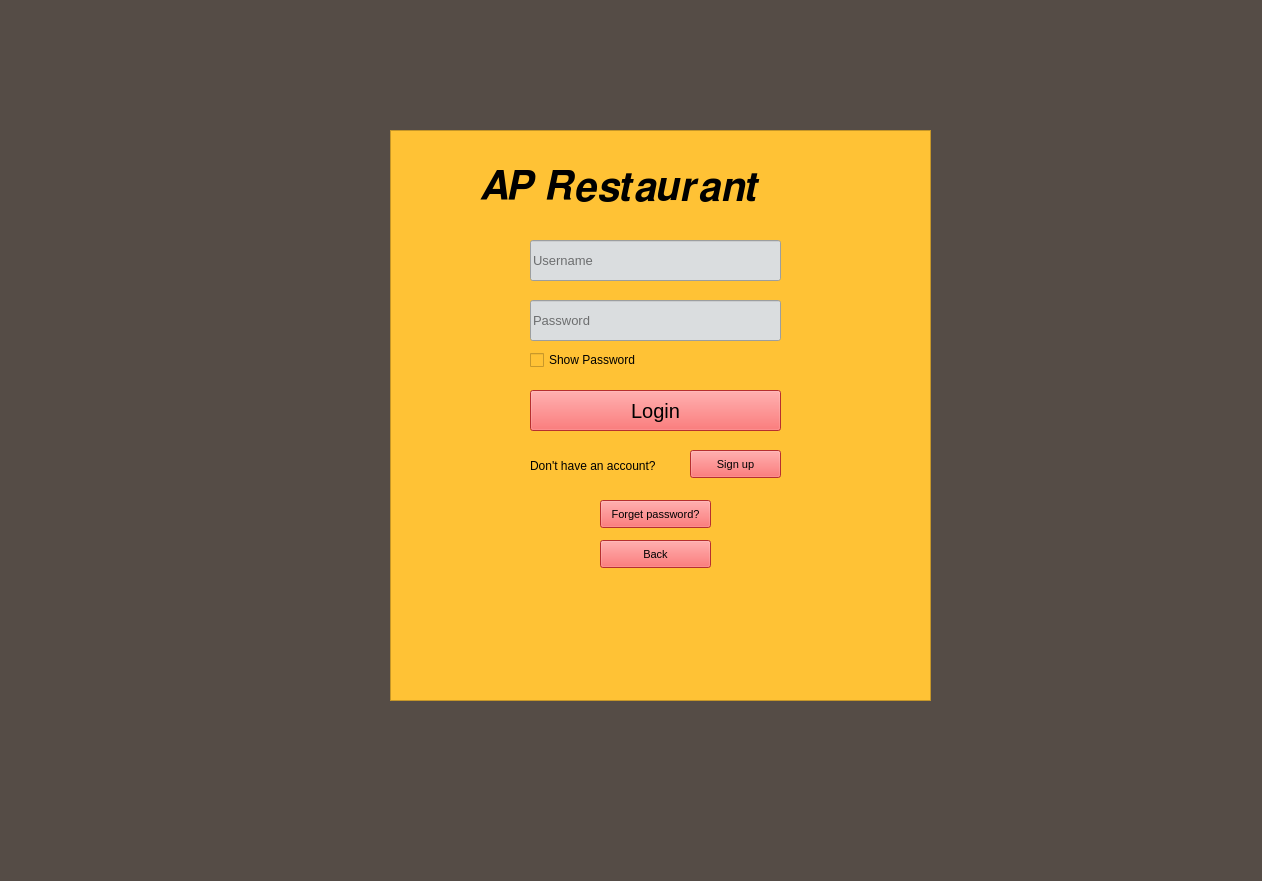
<?xml version="1.0" encoding="UTF-8"?>
<ui version="4.0">
 <class>MainWindow</class>
 <widget class="QMainWindow" name="MainWindow">
  <property name="geometry">
   <rect>
    <x>0</x>
    <y>0</y>
    <width>1262</width>
    <height>881</height>
   </rect>
  </property>
  <property name="windowTitle">
   <string>MainWindow</string>
  </property>
  <property name="styleSheet">
   <string notr="true">background-color: rgb(85, 76, 70)</string>
  </property>
  <widget class="QWidget" name="centralwidget">
   <widget class="QFrame" name="frame">
    <property name="geometry">
     <rect>
      <x>390</x>
      <y>130</y>
      <width>541</width>
      <height>571</height>
     </rect>
    </property>
    <property name="styleSheet">
     <string notr="true">background-color: rgb(255, 194, 53)</string>
    </property>
    <property name="frameShape">
     <enum>QFrame::StyledPanel</enum>
    </property>
    <property name="frameShadow">
     <enum>QFrame::Raised</enum>
    </property>
    <widget class="QLabel" name="label">
     <property name="geometry">
      <rect>
       <x>90</x>
       <y>20</y>
       <width>381</width>
       <height>71</height>
      </rect>
     </property>
     <property name="styleSheet">
      <string notr="true">font-size: 30pt</string>
     </property>
     <property name="text">
      <string>𝑨𝑷 𝑹𝒆𝒔𝒕𝒂𝒖𝒓𝒂𝒏𝒕</string>
     </property>
    </widget>
    <widget class="QLineEdit" name="Username">
     <property name="geometry">
      <rect>
       <x>140</x>
       <y>110</y>
       <width>251</width>
       <height>41</height>
      </rect>
     </property>
     <property name="styleSheet">
      <string notr="true">background-color: rgb(218, 221, 223); font-size: 10pt</string>
     </property>
     <property name="text">
      <string/>
     </property>
     <property name="placeholderText">
      <string>Username</string>
     </property>
    </widget>
    <widget class="QLineEdit" name="Password">
     <property name="geometry">
      <rect>
       <x>140</x>
       <y>170</y>
       <width>251</width>
       <height>41</height>
      </rect>
     </property>
     <property name="styleSheet">
      <string notr="true">background-color: rgb(218, 221, 223); font-size: 10pt</string>
     </property>
     <property name="text">
      <string/>
     </property>
     <property name="dragEnabled">
      <bool>false</bool>
     </property>
     <property name="placeholderText">
      <string>Password</string>
     </property>
     <property name="cursorMoveStyle">
      <enum>Qt::LogicalMoveStyle</enum>
     </property>
    </widget>
    <widget class="QPushButton" name="CustomerLogin">
     <property name="geometry">
      <rect>
       <x>140</x>
       <y>260</y>
       <width>251</width>
       <height>41</height>
      </rect>
     </property>
     <property name="styleSheet">
      <string notr="true">background-color: rgb(255, 66, 66); font-size: 15pt</string>
     </property>
     <property name="text">
      <string>Login</string>
     </property>
    </widget>
    <widget class="QLabel" name="label_3">
     <property name="geometry">
      <rect>
       <x>140</x>
       <y>320</y>
       <width>161</width>
       <height>31</height>
      </rect>
     </property>
     <property name="styleSheet">
      <string notr="true">font-size: 9pt</string>
     </property>
     <property name="text">
      <string>Don't have an account?</string>
     </property>
    </widget>
    <widget class="QPushButton" name="CustomerSignup">
     <property name="geometry">
      <rect>
       <x>300</x>
       <y>320</y>
       <width>91</width>
       <height>28</height>
      </rect>
     </property>
     <property name="styleSheet">
      <string notr="true">background-color:  rgb(255, 66, 66);
font: 75 8pt &quot;MS Shell Dlg 2&quot;;
font-size: 8pt</string>
     </property>
     <property name="text">
      <string>Sign up</string>
     </property>
    </widget>
    <widget class="QPushButton" name="ForgerPass">
     <property name="geometry">
      <rect>
       <x>210</x>
       <y>370</y>
       <width>111</width>
       <height>28</height>
      </rect>
     </property>
     <property name="styleSheet">
      <string notr="true">background-color:  rgb(255, 66, 66);
font: 75 8pt &quot;MS Shell Dlg 2&quot;;
font-size: 8pt</string>
     </property>
     <property name="text">
      <string>Forget password?</string>
     </property>
    </widget>
    <widget class="QCheckBox" name="checkBox">
     <property name="geometry">
      <rect>
       <x>140</x>
       <y>220</y>
       <width>121</width>
       <height>20</height>
      </rect>
     </property>
     <property name="text">
      <string>Show Password</string>
     </property>
    </widget>
    <widget class="QPushButton" name="CustomerSignup_2">
     <property name="geometry">
      <rect>
       <x>210</x>
       <y>410</y>
       <width>111</width>
       <height>28</height>
      </rect>
     </property>
     <property name="styleSheet">
      <string notr="true">background-color:  rgb(255, 66, 66);
font: 75 8pt &quot;MS Shell Dlg 2&quot;;
font-size: 8pt</string>
     </property>
     <property name="text">
      <string>Back</string>
     </property>
    </widget>
   </widget>
  </widget>
  <widget class="QMenuBar" name="menubar">
   <property name="geometry">
    <rect>
     <x>0</x>
     <y>0</y>
     <width>1262</width>
     <height>26</height>
    </rect>
   </property>
  </widget>
  <widget class="QStatusBar" name="statusbar"/>
 </widget>
 <resources/>
 <connections/>
</ui>
